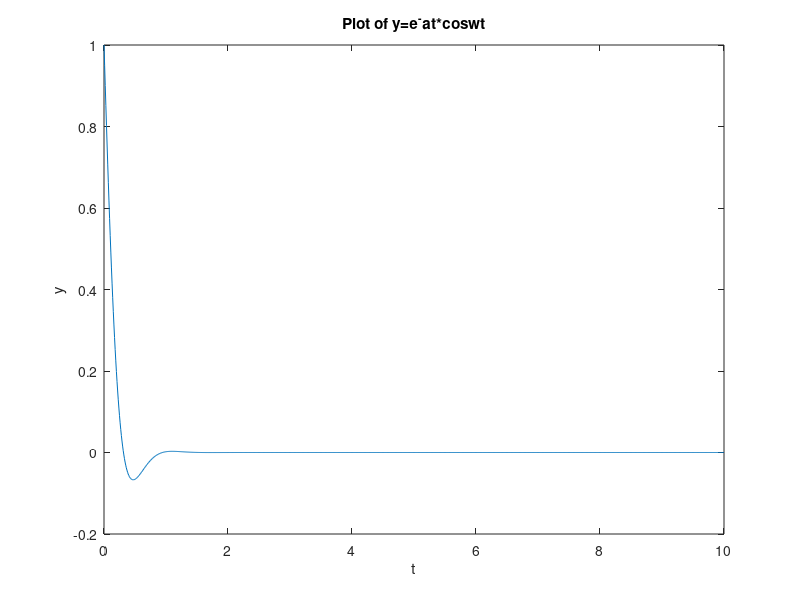

MATLAB code for this plot:
function question2()
  a=input('Enter a: ');
  w=input('Enter w: ');
  t=[0:0.01:10];
  signal(a,w,t)
end

function signal(a,w,t)
  y=exp(-a*t).*cos(w*t);
  plot(t,y)
  hold
  xlabel('t')
  ylabel('y')
  title('Plot of y=e^-at*coswt')
end
